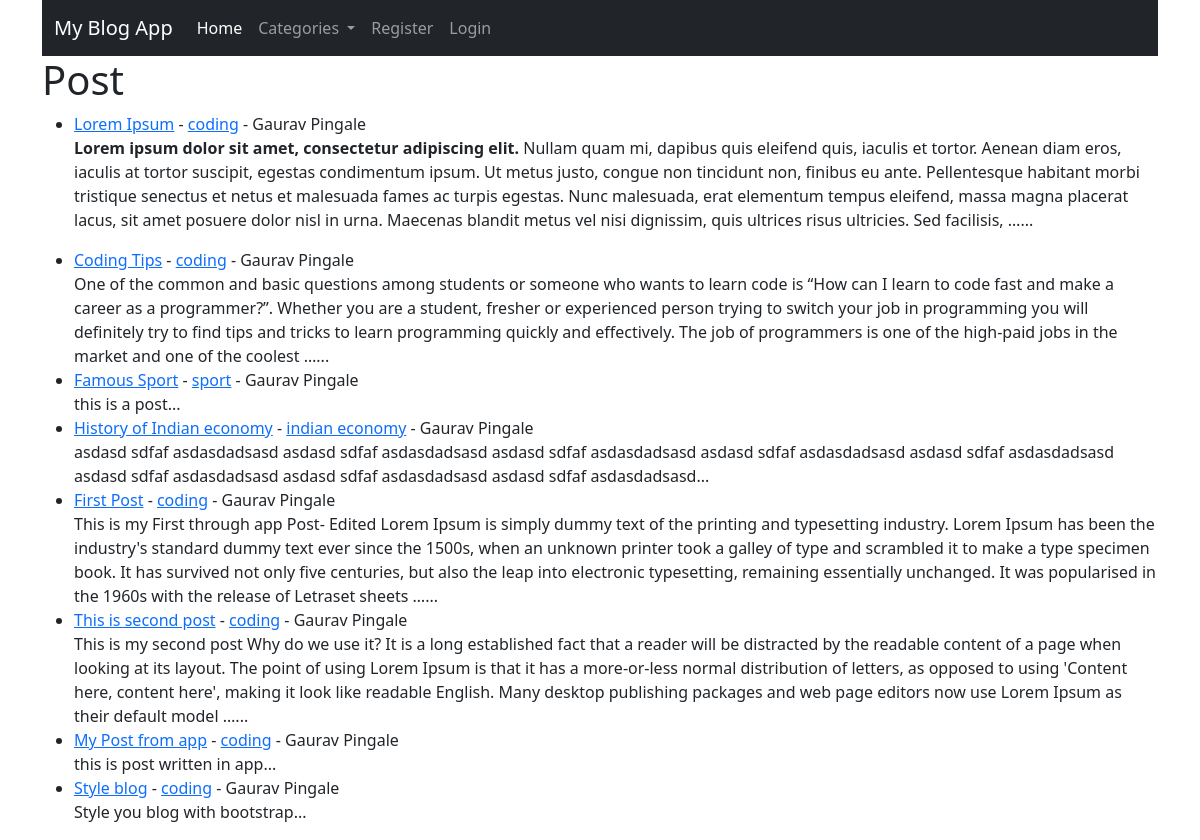
The app's page /, older data.
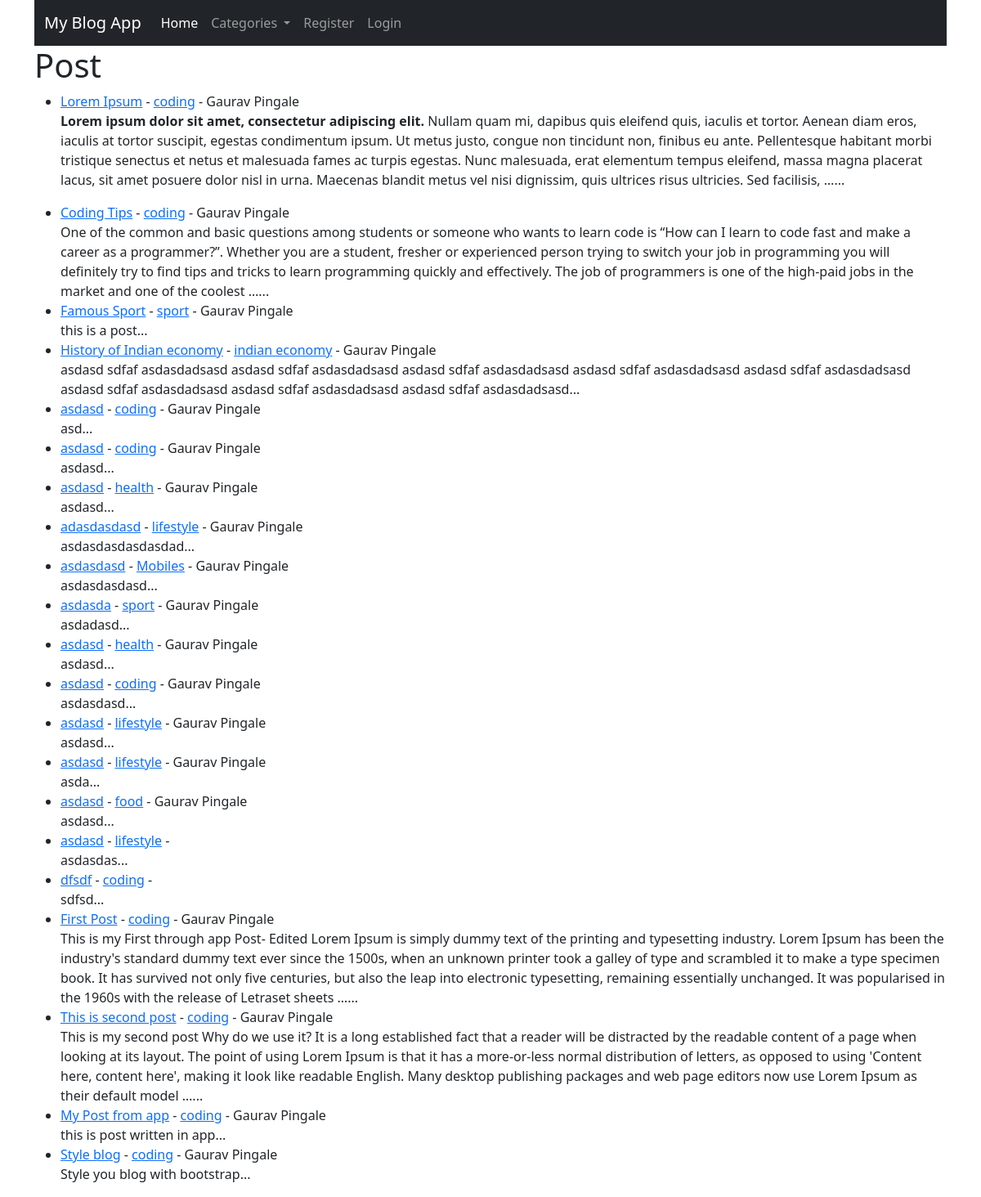
The same page, newer data.
### blogapp/models.py (models this page shows, shortened)
class Post(models.Model):
    title = models.CharField(max_length=255)
    author = models.ForeignKey(User,on_delete=models.CASCADE)
    body = models.TextField()
    publish_date = models.DateField(auto_now_add=True)
    category = models.CharField(max_length=100)

### blogapp/views.py (the view)
# urls.py: path('',views.HomeView.as_view(),name="home" ),
class HomeView(ListView):
    model = Post
    template_name = 'blogapp/home.html'
    ordering = ['-publish_date']
    def get_context_data(self,*args, **kwargs):
        context = super().get_context_data(*args,**kwargs)
        context['categories']= Category.objects.all()
        return context

### blogapp/models.py (called while the page is built)
    def __str__(self):
        return self.name

### blogapp/templates/blogapp/home.html (shortened to what this page needs)
{% extends 'blogapp/base.html' %}
{% block content %}
    <h1>Post</h1>
    <ul>
        {% for post in object_list %}
            <li> <a href="{% url 'article' post.id %}">{{post.title}}</a> - <a href="{% url 'category' post.category|slugify %}">{{post.category}}</a> - {{post.author.first_name}} {{post.author.last_name}}<br>
            {{post.body|safe|truncatewords:80}}...</li>
        {% endfor %}
    </ul>
{% endblock %}

Row changes from the older to the newer data that the page shows:
added Post: title "asdasd", category "coding", author.first_name "Gaurav", author.last_name "Pingale", body "asd"
added Post: title "asdasd", category "coding", author.first_name "Gaurav", author.last_name "Pingale", body "asdasd"
added Post: title "asdasd", category "health", author.first_name "Gaurav", author.last_name "Pingale", body "asdasd"
added Post: title "adasdasdasd", category "lifestyle", author.first_name "Gaurav", author.last_name "Pingale", body "asdasdasdasdasdad"
added Post: title "asdasdasd", category "Mobiles", author.first_name "Gaurav", author.last_name "Pingale", body "asdasdasdasd"
added Post: title "asdasda", category "sport", author.first_name "Gaurav", author.last_name "Pingale", body "asdadasd"
added Post: title "asdasd", category "health", author.first_name "Gaurav", author.last_name "Pingale", body "asdasd"
added Post: title "asdasd", category "coding", author.first_name "Gaurav", author.last_name "Pingale", body "asdasdasd"
added Post: title "asdasd", category "lifestyle", author.first_name "Gaurav", author.last_name "Pingale", body "asdasd"
added Post: title "asdasd", category "lifestyle", author.first_name "Gaurav", author.last_name "Pingale", body "asda"
added Post: title "asdasd", category "food", author.first_name "Gaurav", author.last_name "Pingale", body "asdasd"
added Post: title "asdasd", category "lifestyle", body "asdasdas"
added Post: title "dfsdf", category "coding", body "sdfsd"
